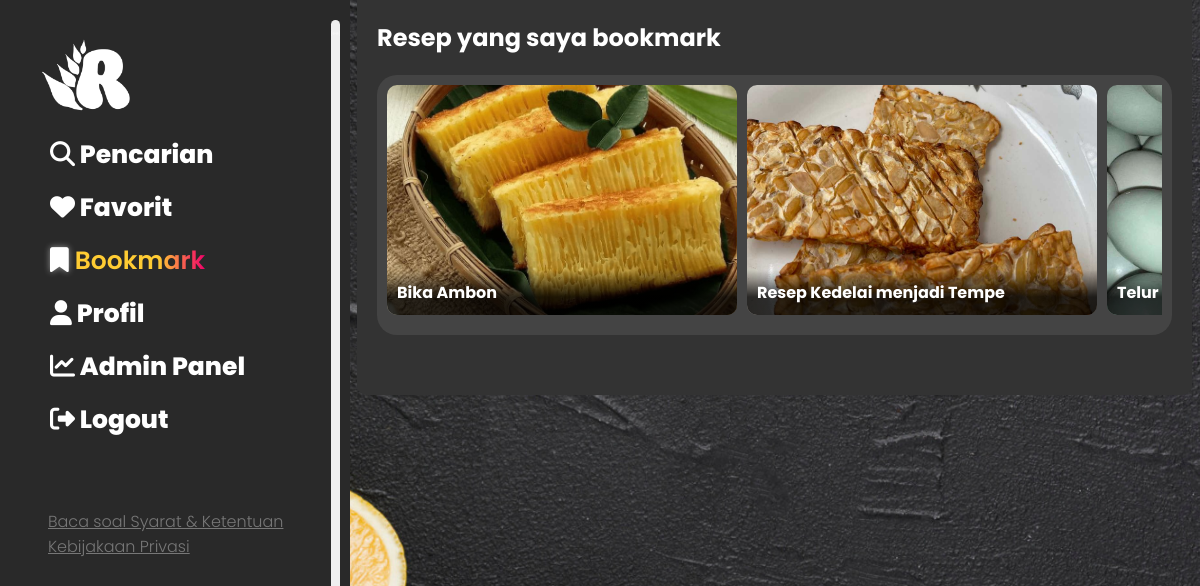
Page /dashboard/bookmark.php (signed in) on the committed database.
### tables this page shows
CREATE TABLE `tabel_resep` (
  `id_resep` int(11) NOT NULL,
  `id_user` int(11) NOT NULL,
  `judul` varchar(50) NOT NULL,
  `deskripsi` text DEFAULT NULL,
  `bahan` varchar(255) NOT NULL,
  `langkah` text NOT NULL,
  `tanggal_posting` date NOT NULL DEFAULT current_timestamp(),
  `foto` varchar(255) NOT NULL,
  `video` varchar(255) DEFAULT NULL,
  `tipe` enum('makanan','minuman','camilan') NOT NULL,
  `id_highlight` int(11) DEFAULT NULL
);

### include/session.php (called while the page is built, shortened)
<?php
$user_id = $_SESSION['user_id'];
$kategori = $_SESSION['kategori'];

### dashboard/bookmark.php (the view, shortened to what this page needs)
<?php
include '../include/db.php';
include '../include/session.php';
$halaman = 'Bookmark.php';
?>
<!DOCTYPE html>
<html lang="id">
<head>
    <link rel="stylesheet" href="https://cdnjs.cloudflare.com/ajax/libs/font-awesome/6.4.0/css/all.min.css" />
    <link rel="stylesheet" href="style.css">
</head>
<body>
    <div class="sidebar" id="sidebar">
        <button class="toggle-sidebar" onclick="toggleSidebar()">
            <i class="fa-solid fa-arrows-left-right-to-line"></i>
        </button>
        <img src="../Foto/Logoputih.png" alt="Resep Reborn" class="logo">
        <ul class="navigasi">
            <li><a href="Pencarian.php" class="<?= ($halaman == 'Pencarian.php') ? 'active' : '' ?>"><i class="fa-solid fa-search"></i> Pencarian</a></li>
            <li><a href="Favorit.php" class="<?= ($halaman == 'Favorit.php') ? 'active' : '' ?>"><i class="fa-solid fa-heart"></i> Favorit</a></li>
            <li><a href="Bookmark.php" class="<?= ($halaman == 'Bookmark.php') ? 'active' : '' ?>"><i class="fa-solid fa-bookmark"></i> Bookmark</a></li>
            <li><a href="Profil.php" class="<?= ($halaman == 'Profil.php') ? 'active' : '' ?>"><i class="fa-solid fa-user"></i> Profil</a></li>
            <?php if ($kategori === 'ADMIN'): ?>
                <li><a href="admin/data.php" class="<?= ($halaman == 'data.php') ? 'active' : '' ?>"><i class="fa-solid fa-chart-line"></i> Admin Panel</a></li>
            <?php endif; ?>
            <li><a href="../akun/logout.php"><i class="fa-solid fa-sign-out-alt"></i> Logout</a></li>
        </ul>
        <a href="sk.html" class="SK">Baca soal Syarat & Ketentuan Kebijakaan Privasi</a>
    </div>
    <div class="konten" id="konten">
        <h2>Resep yang saya bookmark</h2>
        <div class="bagian">
            <div class="kumpulan-kartu">
                <?php
                $query = "
                    SELECT r.id_resep, r.judul, r.foto
                    FROM tabel_bookmark b
                    JOIN tabel_resep r ON b.id_resep = r.id_resep
                    WHERE b.id_user = $user_id
                    ORDER BY b.tanggal DESC
                ";
                $hasil = mysqli_query($koneksi, $query);
                if (mysqli_num_rows($hasil) > 0) {
                    while ($resep = mysqli_fetch_assoc($hasil)) {
                        echo "
                        <a href='../resep/detail.php?id={$resep['id_resep']}' class='karturesep'>
                            <img src='../uploads/{$resep['foto']}' alt='{$resep['judul']}'>
                            <div class='judulresep'>{$resep['judul']}</div>
                        </a>
                        ";
                    }
                } else {
                    echo "<p style='color:#aaa; margin-left:100px;'>Belum ada resep yang dibookmark.</p>";
                }
                ?>
            </div>
        </div>
    </div>
</body>
</html>

### dashboard/style.css (style rules this page uses)
body { margin: 0; font-family: 'Poppins', sans-serif; background-image: url(../Foto/backgroundlandpage2.jpg); background-size: cover; background-repeat: repeat; background-position: center; color: #fff; }
body::before { content: ""; background-size: cover; position: a; inset: 0; background: rgba(0, 0, 0, 0.4); backdrop-filter: blur(2px); z-index: 0; }
body * { position: relative; z-index: 1; }
a { text-decoration: none; color: rgb(255, 255, 255); font-weight: 800; }
.sidebar { position: fixed; z-index: 9998; top: 0; width: 310px; height: 100vh; background-color: #292929; padding: 20px; transition: transform 0.3s ease; transform: translateX(0); }
.toggle-sidebar { display: flex; font-size: 7px; align-items: center; position: fixed; top: 20px; left: 331px; color: rgb(245, 245, 245); border: none; padding: 10px 0px 91vh; border: none; border-radius: 5px; cursor: pointer; z-index: 1000; }
.logo { top: 0; width: 120px; height: auto; margin-left: 10px; margin-bottom: -20px; }
.navigasi { list-style: none; font-weight: 600; margin-bottom: 70px; margin-left: -10px; }
.navigasi li { margin: 15px 0; }
.navigasi a { color: #ffffff; text-decoration: none; font-size: 25px; }
.SK { display: block; font-size: 16px !important; font-weight: 300 !important; color: #777 !important; margin-left: 28px; text-decoration: underline !important; }
.navigasi a.active { background: none; font-weight: 600; background: linear-gradient(to right, #ffcc33 70%, #f20069); background-size: 100% auto; -webkit-background-clip: text; -webkit-text-fill-color: transparent; background-clip: text; color: transparent; transition: background 0.4s ease, text-shadow 0.4s ease; }
.navigasi a.active i { background: white; -webkit-background-clip: text; background-clip: text; color: transparent; text-shadow: 0 0 6px rgba(255, 255, 255, 0.473); transition: background 0.4s ease, text-shadow 0.4s ease; }
.konten { margin-top: -20px; margin-left: 370px; margin-right: 20px; right: 13px; padding: 20px; background-color: #333; border-radius: 10px; transition: all 0.3s ease; transform: translateX(0); width: calc(100% - 365px); max-width: 100%; box-sizing: border-box; }
.bagian { margin-bottom: 40px; background-color: #444; padding: 10px; border-radius: 20px; }
.kumpulan-kartu, .kumpulan-profil, .kumpulan-kotak { display: flex; gap: 10px; flex-wrap: nowrap; overflow-x: auto; padding-bottom: 10px; scrollbar-width: thin; scrollbar-color: #ffcc33 #333; }
.karturesep { position: relative; flex: 0 0 auto; width: 350px; background-color: #2a2a2a; border-radius: 10px; overflow: hidden; }
.karturesep img { width: 100%; height: 230px; aspect-ratio: 16 / 9; object-fit: cover; }
.judulresep { padding: 10px; font-size: 1rem; font-weight: bold; color: white; width: 100%; position: absolute; bottom: 0; left: 0; background: linear-gradient(to top, rgba(0, 0, 0, 0.8) 40%, rgba(0, 0, 0, 0) 100%); box-sizing: border-box; }

### rows in the picture
tabel_resep: foto (picture), judul "Bika Ambon"
tabel_resep: foto (picture), judul "Resep Kedelai menjadi Tempe"
tabel_resep: foto (picture), judul "Telur…"
